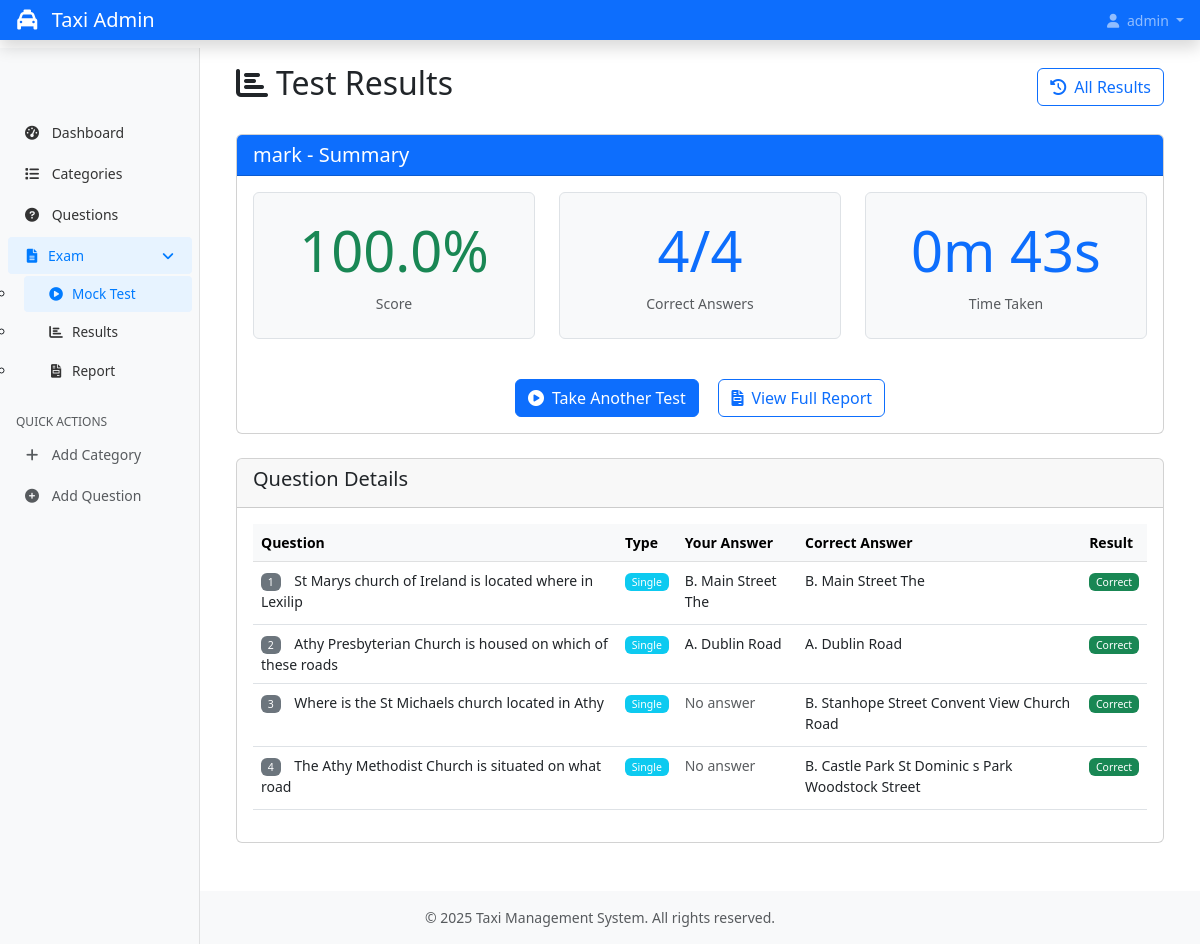
Screenshot of /exam/results/7/ (signed in) with the database file from the repository.
### taxi/models.py (models this page shows, shortened)
class MockExam(models.Model):
    user = models.ForeignKey(User, on_delete=models.CASCADE, related_name='mock_exams')
    category = models.ForeignKey(Category, on_delete=models.CASCADE, related_name='mock_exams')
    start_time = models.DateTimeField(auto_now_add=True)
    end_time = models.DateTimeField(null=True, blank=True)
    total_questions = models.IntegerField(default=0)
    correct_answers = models.IntegerField(default=0)
    completed = models.BooleanField(default=False)
    class Meta:
        ordering = ['-start_time']
    @property
    def score_percentage(self):
        if self.total_questions == 0:
            return 0
        return round((self.correct_answers / self.total_questions) * 100, 1)
    @property
    def duration(self):
        if not self.end_time:
            return None
        duration = self.end_time - self.start_time
        total_seconds = int(duration.total_seconds())
        hours = total_seconds // 3600
        minutes = (total_seconds % 3600) // 60
        seconds = total_seconds % 60
        if hours > 0:
            return f"{hours}h {minutes}m {seconds}s"
        return f"{minutes}m {seconds}s"

class Category(models.Model):
    name = models.CharField(max_length=100)
    parent = models.ForeignKey('self', on_delete=models.CASCADE, null=True, blank=True, related_name='subcategories')
    description = models.TextField(blank=True, null=True)
    is_active = models.BooleanField(default=True)
    created_at = models.DateTimeField(auto_now_add=True)
    updated_at = models.DateTimeField(auto_now=True)
    class Meta:
        verbose_name_plural = "Categories"
        ordering = ['name']

class MockExamQuestion(models.Model):
    mock_exam = models.ForeignKey(MockExam, on_delete=models.CASCADE, related_name='exam_questions')
    question = models.ForeignKey(Question, on_delete=models.CASCADE)
    order = models.IntegerField()  # Position in the exam sequence
    selected_choices = models.ManyToManyField(Choice, blank=True, related_name='selected_in_mock_exams')
    is_correct = models.BooleanField(null=True, blank=True)  # Null if not answered yet
    class Meta:
        ordering = ['order']
        unique_together = ('mock_exam', 'order')  # Ensure questions have unique ordering

class Question(models.Model):
    SINGLE = 'single'
    MULTIPLE = 'multiple'
    QUESTION_TYPES = [
        (SINGLE, 'Single Correct Answer'),
        (MULTIPLE, 'Multiple Correct Answers'),
    ]
    question_text = models.TextField()
    question_type = models.CharField(max_length=10, choices=QUESTION_TYPES, default=SINGLE)
    categories = models.ManyToManyField(Category, related_name='questions')
    created_at = models.DateTimeField(auto_now_add=True)
    updated_at = models.DateTimeField(auto_now=True)
    class Meta:
        ordering = ['-created_at']

class Choice(models.Model):
    question = models.ForeignKey(Question, on_delete=models.CASCADE, related_name='choices')
    option_label = models.CharField(max_length=1)  # A, B, C, D
    choice_text = models.CharField(max_length=255)
    is_correct = models.BooleanField(default=False)
    class Meta:
        unique_together = ('question', 'option_label')  # A, B, C, D unique per question

### taxi/views_exam.py (the view)
# urls.py: path('exam/results/<int:exam_id>/', views_exam.view_mock_test_result, name='view_mock_test_result'),
@login_required
def view_mock_test_result(request, exam_id):
    mock_exam = get_object_or_404(
        MockExam,
        id=exam_id,
        user=request.user
    )
    if not mock_exam.completed:
        messages.warning(request, "This test is not yet completed.")
        return redirect('take_mock_test', exam_id=exam_id, question_number=1)
    exam_questions = mock_exam.exam_questions.all().order_by('order')
    context = {
        'mock_exam': mock_exam,
        'exam_questions': exam_questions,
        'score_percentage': mock_exam.score_percentage,
        'correct_answers': mock_exam.correct_answers,
        'total_questions': mock_exam.total_questions,
        'title': 'Mock Test Results'
    }
    return render(request, 'exam/mock_test_result.html', context)

### templates/exam/mock_test_result.html (shortened to what this page needs)
{% extends "admin/base.html" %}
{% load static %}
{% block content %}
<div class="container-fluid py-4">
    <div class="d-flex justify-content-between align-items-center mb-4">
        <h2><i class="fas fa-chart-bar me-2"></i>Test Results</h2>
        <a href="{% url 'user_results' %}" class="btn btn-outline-primary">
            <i class="fas fa-history me-2"></i>All Results
        </a>
    </div>
    <div class="row mb-4">
        <div class="col-12">
            <div class="card">
                <div class="card-header bg-primary text-white">
                    <h5 class="card-title mb-0">{{ mock_exam.category.name }} - Summary</h5>
                </div>
                <div class="card-body">
                    <div class="row">
                        <div class="col-md-4 mb-3">
                            <div class="d-flex flex-column align-items-center p-4 border rounded bg-light h-100">
                                <div class="display-4 mb-2 {% if score_percentage >= 80 %}text-success{% elif score_percentage >= 70 %}text-warning{% else %}text-danger{% endif %}">
                                    {{ score_percentage }}%
                                </div>
                                <div class="text-muted">Score</div>
                            </div>
                        </div>
                        <div class="col-md-4 mb-3">
                            <div class="d-flex flex-column align-items-center p-4 border rounded bg-light h-100">
                                <div class="display-4 mb-2 text-primary">
                                    {{ correct_answers }}/{{ total_questions }}
                                </div>
                                <div class="text-muted">Correct Answers</div>
                            </div>
                        </div>
                        <div class="col-md-4 mb-3">
                            <div class="d-flex flex-column align-items-center p-4 border rounded bg-light h-100">
                                <div class="display-4 mb-2 text-primary">
                                    {{ mock_exam.duration }}
                                </div>
                                <div class="text-muted">Time Taken</div>
                            </div>
                        </div>
                    </div>
                    <div class="text-center mt-4">
                        <a href="{% url 'mock_test_categories' %}" class="btn btn-primary">
                            <i class="fas fa-play-circle me-2"></i>Take Another Test
                        </a>
                        <a href="{% url 'user_report' %}" class="btn btn-outline-primary ms-2">
                            <i class="fas fa-file-invoice me-2"></i>View Full Report
                        </a>
                    </div>
                </div>
            </div>
        </div>
    </div>
    <div class="row">
        <div class="col-12">
            <div class="card">
                <div class="card-header">
                    <h5 class="card-title">Question Details</h5>
                </div>
                <div class="card-body">
                    <div class="table-responsive">
                        <table class="table table-hover">
                            <thead class="table-light">
                                <tr>
                                    <th>Question</th>
                                    <th>Type</th>
                                    <th>Your Answer</th>
                                    <th>Correct Answer</th>
                                    <th>Result</th>
                                </tr>
                            </thead>
                            <tbody>
                                {% for exam_question in exam_questions %}
                                    <tr>
                                        <td>
                                            <span class="question-number badge bg-secondary">{{ exam_question.order }}</span>
                                            {{ exam_question.question.question_text|truncatechars:100 }}
                                        </td>
                                        <td>
                                            {% if exam_question.question.question_type == 'single' %}
                                                <span class="badge bg-info">Single</span>
                                            {% else %}
                                                <span class="badge bg-warning">Multiple</span>
                                            {% endif %}
                                        </td>
                                        <td>
                                            {% for choice in exam_question.selected_choices.all %}
                                                <div class="mb-1">{{ choice.option_label }}. {{ choice.choice_text }}</div>
                                            {% empty %}
                                                <span class="text-muted">No answer</span>
                                            {% endfor %}
                                        </td>
                                        <td>
                                            {% for choice in exam_question.question.choices.all %}
                                                {% if choice.is_correct %}
                                                    <div class="mb-1">{{ choice.option_label }}. {{ choice.choice_text }}</div>
                                                {% endif %}
                                            {% endfor %}
                                        </td>
                                        <td>
                                            {% if exam_question.is_correct %}
                                                <span class="badge bg-success">Correct</span>
                                            {% elif exam_question.is_correct is None %}
                                                <span class="badge bg-secondary">Not Answered</span>
                                            {% else %}
                                                <span class="badge bg-danger">Incorrect</span>
                                            {% endif %}
                                        </td>
                                    </tr>
                                {% endfor %}
                            </tbody>
                        </table>
                    </div>
                </div>
            </div>
        </div>
    </div>
</div>
{% endblock %}

### templates/admin/header.html (shortened to what this page needs)
{% load static %}
<header class="navbar navbar-dark sticky-top bg-primary flex-md-nowrap p-0 shadow">
    <a class="navbar-brand col-md-3 col-lg-2 me-0 px-3" href="{% url 'dashboard' %}">
        <i class="fas fa-taxi me-2"></i>
        Taxi Admin
    </a>
    <div class="navbar-nav">
        <div class="nav-item text-nowrap">
            {% if user.is_authenticated %}
                <div class="dropdown">
                    <a class="nav-link px-3 dropdown-toggle" href="#" role="button" data-bs-toggle="dropdown" aria-expanded="false">
                        <i class="fas fa-user me-1"></i>
                        {{ user.username }}
                    </a>
                </div>
            {% endif %}
        </div>
    </div>
</header>

### static/css/admin.css (style rules this page uses)
body { font-size: 0.875rem; }
.question-number { margin-right: 10px; }
.ms-2 { margin-left: 1rem !important; }
.badge { font-weight: normal; }

### templates/exam/mock_test_result.html (style rules this page uses)
.question-number { margin-right: 10px; }

### rows the page displays
MockExam: category.name "mark", duration "0m 43s"
MockExamQuestion: order "1", question.question_text "St Marys church of Ireland is located where in Lexilip", shows "Single", is_correct "Correct"
Choice: option_label "B", choice_text "Main Street The"
MockExamQuestion: order "2", question.question_text "Athy Presbyterian Church is housed on which of these roads", shows "Single", is_correct "Correct"
Choice: option_label "A", choice_text "Dublin Road"
MockExamQuestion: order "3", question.question_text "Where is the St Michaels church located in Athy", shows "Single", is_correct "Correct"
Choice: option_label "B", choice_text "Stanhope Street Convent View Church Road"
MockExamQuestion: order "4", question.question_text "The Athy Methodist Church is situated on what road", shows "Single", is_correct "Correct"
Choice: option_label "B", choice_text "Castle Park St Dominic s Park Woodstock Street"

### other values shown
{{ user.username }} "admin"
{{ score_percentage }} "100.0"
{{ correct_answers }} "4"
{{ total_questions }} "4"
